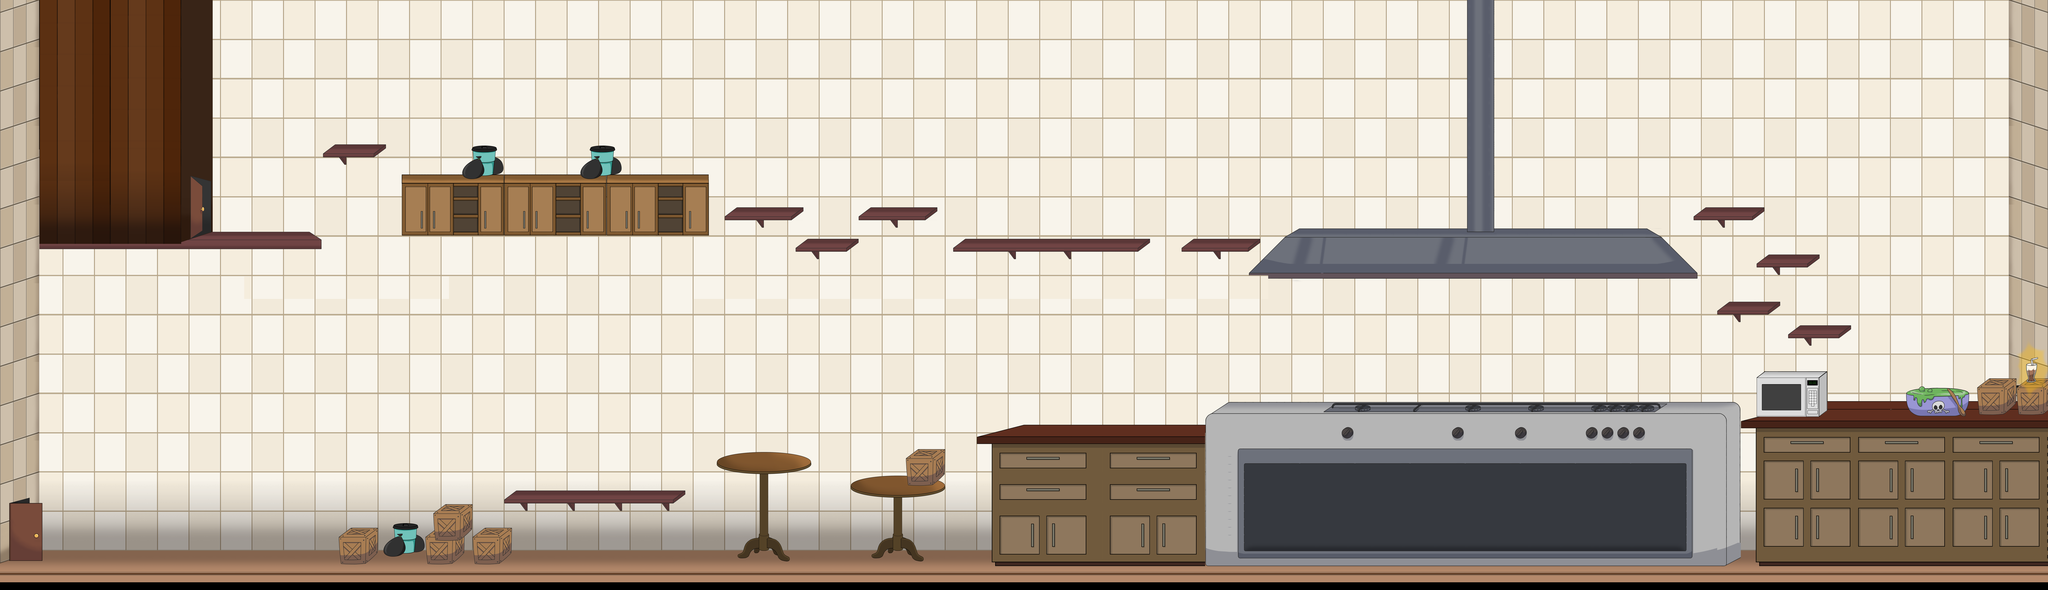

Tiled map render using the project's own tile images. Description and the map definition, with tile-layer contents summarised, below:
An orthogonal 260x75 tile map with 45x45 px tiles, 12 tile layers (PisoFondo, PlataformaPiso, DetallePisoAlto, ParedPuerta, ...).

<map version="1.0" orientation="orthogonal" renderorder="right-down" width="260" height="75" tilewidth="45" tileheight="45" nextobjectid="1">
 <tileset firstgid="1" name="Fondo Cocina" tilewidth="45" tileheight="45" tilecount="3655" columns="85">
  <image source="TileCocina.png" width="3825" height="1948" />
 </tileset>
 <layer name="PisoFondo" width="260" height="75">
  <data>[19500 cells, 19210 non-empty, 290 distinct tile ids]</data>
 </layer>
 <layer name="PlataformaPiso" width="260" height="75">
  <data>[19500 cells, 429 non-empty, 35 distinct tile ids]</data>
 </layer>
 <layer name="DetallePisoAlto" width="260" height="75">
  <data>[19500 cells, 34 non-empty, 5 distinct tile ids]</data>
 </layer>
 <layer name="ParedPuerta" width="260" height="75">
  <data>[19500 cells, 811 non-empty, 222 distinct tile ids]</data>
 </layer>
 <layer name="DetallesFondo" width="260" height="75">
  <data>[19500 cells, 2781 non-empty, 580 distinct tile ids]</data>
 </layer>
 <layer name="DetallesFondo2" width="260" height="75">
  <data>[19500 cells, 1124 non-empty, 153 distinct tile ids]</data>
 </layer>
 <layer name="SopaMortal" width="260" height="75">
  <data>[19500 cells, 224 non-empty, 48 distinct tile ids]</data>
 </layer>
 <layer name="Plataformas" width="260" height="75">
  <data>[19500 cells, 497 non-empty, 131 distinct tile ids]</data>
 </layer>
 <layer name="PlataformasNoCruzar" width="260" height="75">
  <data>[19500 cells, 216 non-empty, 84 distinct tile ids]</data>
 </layer>
 <layer name="VidaExtra" width="260" height="75">
  <data>[19500 cells, 32 non-empty, 32 distinct tile ids]</data>
 </layer>
 <layer name="Puerta2" width="260" height="75">
  <data>[19500 cells, 27 non-empty, 27 distinct tile ids]</data>
 </layer>
 <layer name="Puerta1" width="260" height="75">
  <data>[19500 cells, 45 non-empty, 45 distinct tile ids]</data>
 </layer>
</map>